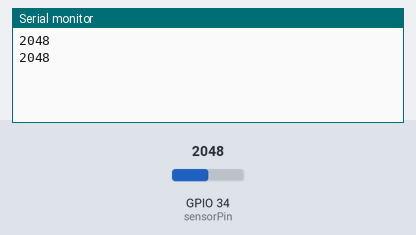
The sketch below on a simulated ESP32. On the bench: the last lines printed to the serial monitor. The inputs (shaded band) are chosen by the test bench; at power-on: GPIO 34 (sensorPin) = 2048. WiFi joins after 1.5 s; servers stay silent unless stated.

Above: at 3.0 s.
3.1 s: GPIO 34 (sensorPin) set to 2866
At 3.61 s:
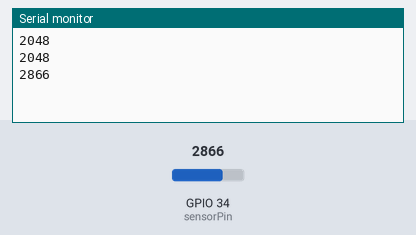
4.6 s: GPIO 34 (sensorPin) set to 3603
At 4.61 s:
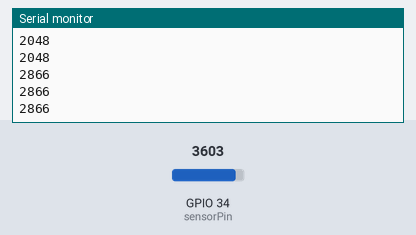
Timing chart, 0 to 7.6 s (numbered marks = the images above; inputs shaded):
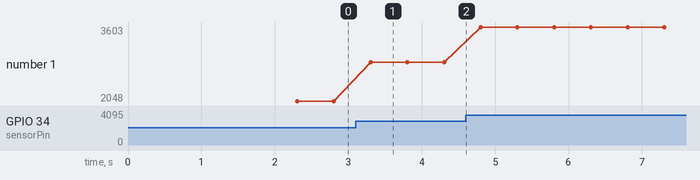

The sketch:

modul12.ino
```cpp
#define BLYNK_PRINT Serial

#define BLYNK_TEMPLATE_ID "TMPLOUqzX6sc"
#define BLYNK_DEVICE_NAME "Membaca Analog"
#define BLYNK_AUTH_TOKEN "tkP9vOGi3nM6YSwUcKXL36BKFTicOfYz"


#include <WiFi.h>
#include <WiFiClient.h>
#include <BlynkSimpleEsp32.h>
#include <DHTesp.h>

BlynkTimer timer;
char auth[] = "tkP9vOGi3nM6YSwUcKXL36BKFTicOfYz";

char ssid[] = "Wokwi-GUEST";
char pass[] = "";
const int sensorPin = 34;

void pembacaan(){
  int adc=analogRead(sensorPin);
  float tegangan=adc*3.3/4095;
  Blynk.virtualWrite(V0, adc);
  Blynk.virtualWrite(V1, tegangan);
  Serial.println(adc);
}

void setup()
{
  Serial.begin(9600);
  Blynk.begin(auth, ssid, pass);
  timer.setInterval(500L, pembacaan);
}

void loop()
{
  Blynk.run();
  timer.run();
}
```

Measured:
- after the input at 3.1 s, the serial monitor: prints a new line after 0.20 s (image 1)
- plotted number 1: 2048 → 2866 after the input at 3.1 s, 2866 → 3603 after the input at 4.6 s
